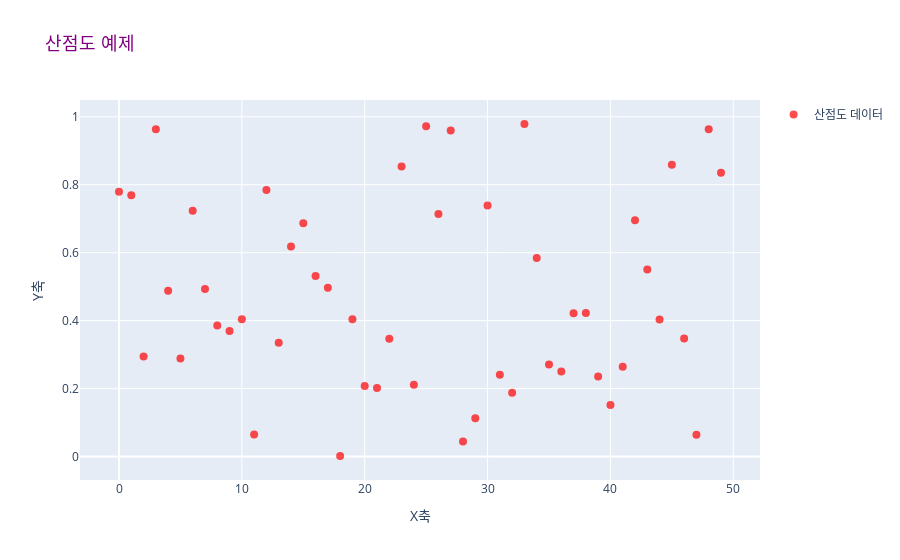

The cell this chart's notebook holds for it:
### Code cell
df = pd.DataFrame({"x": np.arange(50), "y": np.random.rand(50)})
fig = go.Figure()
fig.add_trace(
    go.Scatter(
        x=df["x"],
        y=df["y"],
        # title="선 차트",
        mode="markers",
        marker=dict(size=8, color="red", opacity=0.7),
        name="산점도 데이터",
        showlegend=True
    )
)


# x축 업데이트
fig.update_layout(
    title="산점도 예제",
    xaxis_title="X축",
    yaxis_title="Y축",
    title_font=dict(size=18, color="purple"),
)

fig.show()

### Figure 1 — Plotly figure (JSON) as saved in the notebook; plotly's stock layout.template omitted (floating-point values rounded to 4 significant figures)
{"data": [{"marker": {"color": "red", "opacity": 0.7, "size": 8}, "mode": "markers", "name": "산점도 데이터", "showlegend": true, "type": "scatter", "x": [0, 1, 2, 3, 4, 5, 6, 7, 8, 9, 10, 11, 12, 13, 14, 15, 16, 17, 18, 19, 20, 21, 22, 23, 24, 25, 26, 27, 28, 29, 30, 31, 32, 33, 34, 35, 36, 37, 38, 39, 40, 41, 42, 43, 44, 45, 46, 47, 48, 49], "y": [0.7793, 0.7689, 0.2948, 0.963, 0.4882, 0.2885, 0.723, 0.4932, 0.3859, 0.3696, 0.4043, 0.0649, 0.7842, 0.3348, 0.6182, 0.6868, 0.5314, 0.4969, 0.001635, 0.404, 0.2077, 0.2017, 0.3467, 0.8535, 0.211, 0.9719, 0.7135, 0.9594, 0.04412, 0.1128, 0.7387, 0.241, 0.1879, 0.9787, 0.5841, 0.2711, 0.2506, 0.4216, 0.4226, 0.236, 0.152, 0.2643, 0.6951, 0.5503, 0.4032, 0.8589, 0.3474, 0.06385, 0.9631, 0.8349]}], "layout": {"title": {"font": {"color": "purple", "size": 18}, "text": "산점도 예제"}, "xaxis": {"title": {"text": "X축"}}, "yaxis": {"title": {"text": "Y축"}}}}
